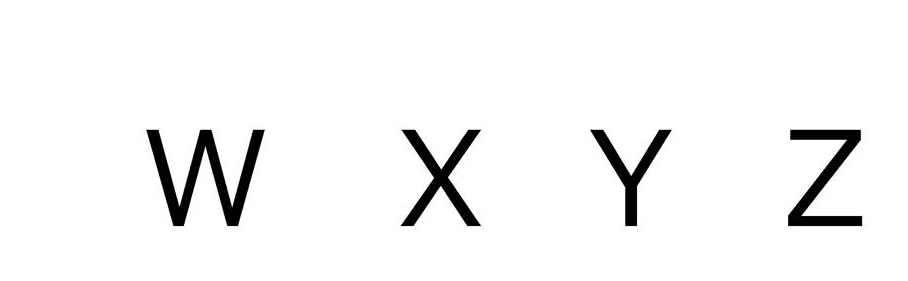
#> input picture optical-character-recognition/images/a.png, 908 x 281 px
$ python -i tools.py   (imports and definitions only)
#> lines starting #> are read from the running program, lines starting #| are printed output that depends on the picture; after the words box and inside, x2 and y2 are one past the last pixel; in counts of white or black regions, pixels touching at a corner belong together
import cv2
import numpy


dir = "C:\\wrk\\cnn\\"
emnist_path = "C:\\wrk\\cnn\\emnist\\"

emnist_labels = [48, 49, 50, 51, 52, 53, 54, 55, 56, 57, 65, 66, 67, 68, 69, 70, 71, 72, 73, 74, 75, 76, 77, 78,
                 79, 80, 81, 82, 83, 84, 85, 86, 87, 88, 89, 90, 97, 98,
                 99, 100, 101, 102, 103, 104, 105, 106, 107, 108, 109, 110, 111, 112, 113, 114, 115, 116, 117,
                 118, 119, 120, 121, 122]


def getLettersFromImg(imgFile, out_size):
#> called with imgFile = 'images/a.png', out_size = 'out.png'
    img = cv2.imread(imgFile)
#> img is the input picture: shape (281, 908, 3); min 0, max 255, mean 244.5
   # print(img.shape)
    gray = cv2.cvtColor(img, cv2.COLOR_BGR2GRAY)
    ret, thresh = cv2.threshold(gray, 0, 255, cv2.THRESH_BINARY)
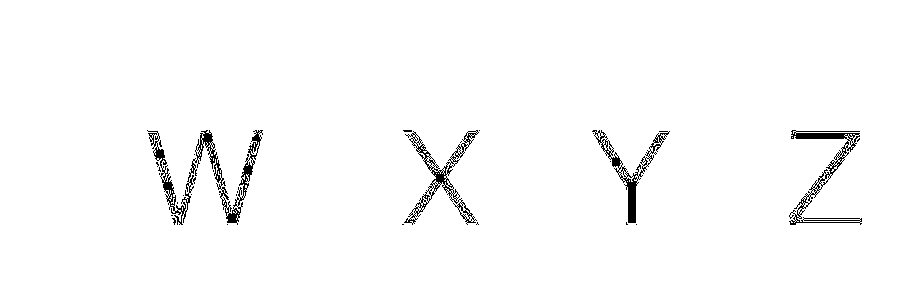
#> thresh: shape (281, 908); 97.9% white; black in thin lines or dots, all inside (x1, y1, x2, y2) = (147, 130, 862, 225)
    img_erode = cv2.erode(thresh, numpy.ones((3, 3), numpy.uint8), iterations=1)
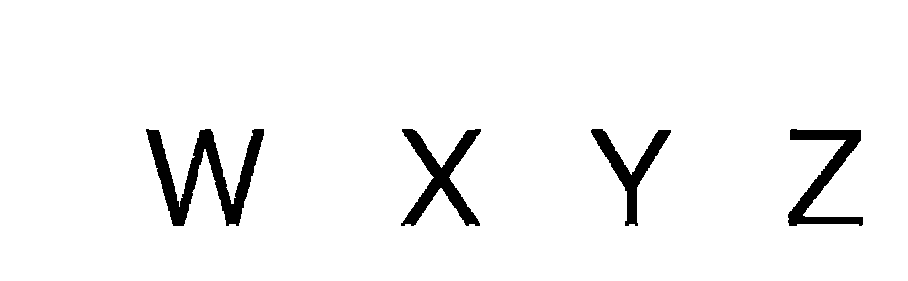
#> img_erode: shape (281, 908); 95.7% white; 4 black regions

    # Get contours
    contours, hierarchy = cv2.findContours(gray, cv2.RETR_TREE, cv2.CHAIN_APPROX_NONE)
#> contours = 711 contours, 632 with area under 20; largest, box (x1, y1, x2, y2) and area: (0, 0, 908, 281) 253960, (622, 171, 639, 224) 464, (790, 129, 861, 140) 453, (238, 160, 255, 197) 264, (161, 175, 177, 212) 256


    output = img.copy()

    letters = []
    for idx, contour in enumerate(contours):
        (x, y, w, h) = cv2.boundingRect(contour)
        #print("R", idx, x, y, w, h, cv2.contourArea(contour), hierarchy[0][idx])
        # hierarchy[i][0]: the index of the next contour of the same level
        # hierarchy[i][1]: the index of the previous contour of the same level
        # hierarchy[i][2]: the index of the first child
        # hierarchy[i][3]: the index of the parent
        if hierarchy[0][idx][3] == 0:
            cv2.rectangle(output, (x, y), (x + w, y + h), (70, 0, 0), 1)
            letter_crop = img[y:y + h, x:x + w]
            letters.append((x, cv2.resize(letter_crop, (out_size, out_size), interpolation=cv2.INTER_AREA)))
#> this loop made 2 passes
#> (contour, x, y, w, h) on pass 2: ([[635, 224], [636, 223], [637, 224], [636, 225]], 635, 223, 3, 3)
#> output: shape (281, 908, 3); under 0.01% of pixels changed, all inside (x1, y1, x2, y2) = (635, 223, 639, 227)
#> after the loop, letters = []

    #         print(letter_crop.shape)
    #         cv2.imshow("0", letter_crop)
    #         cv2.waitKey(0)
    #
    #         # Resize letter canvas to square
    #         size_max = max(w, h)
    #         letter_square = 255 * numpy.ones(shape=[size_max, size_max], dtype=numpy.uint8)
    #
    #         if w > h:
    #             # Enlarge image top-bottom
    #             # ------
    #             # ======
    #             # ------
    #             y_pos = size_max // 2 - h // 2
    #             letter_square[y_pos:y_pos + h, 0:w] = letter_crop
    #         elif w < h:
    #             # Enlarge image left-right
    #             # --||--
    #             x_pos = size_max // 2 - w // 2
    #             letter_square[0:h, x_pos:x_pos + w] = letter_crop
    #         else:
    #             letter_square = letter_crop
    #
    #         # Resize letter to 28x28 and add letter and its X-coordinate
    #         #letters.append((x, w, cv2.resize(letter_square, (out_size, out_size), interpolation=cv2.INTER_AREA)))
    #         letters.append(cv2.resize(letter_square, (out_size, out_size), interpolation=cv2.INTER_AREA))
    #
    #     # Sort array in place by X-coordinate
    letters.sort(key=lambda x: x[0], reverse=True)
    return reversed(letters)

def emnist_predict_img(model, img):
    img_arr = numpy.expand_dims(img, axis=0)
    img_arr = 1 - img_arr/255.0
    img_arr[0] = numpy.rot90(img_arr[0], 3)
    img_arr[0] = numpy.fliplr(img_arr[0])
    img_arr = img_arr.reshape((1, 64, 64, 1))

    result = model.predict_classes([img_arr])
    return chr(emnist_labels[result[0]])

def imgToStr(model, image_file: str):
    letters = getLettersFromImg(image_file)
    res = ""
    for i in range(len(letters)):
        dn = letters[i+1][0] - letters[i][0] - letters[i][1] if i < len(letters) - 1 else 0
        res += emnist_predict_img(model, letters[i][2])
        if (dn > letters[i][1]/4):
            res += ' '
    return res

# [5 lines of commented-out code are left out]

#> (the run stopped early here; a loop or call above may not have finished)

$ run again, on optical-character-recognition/images/img.png
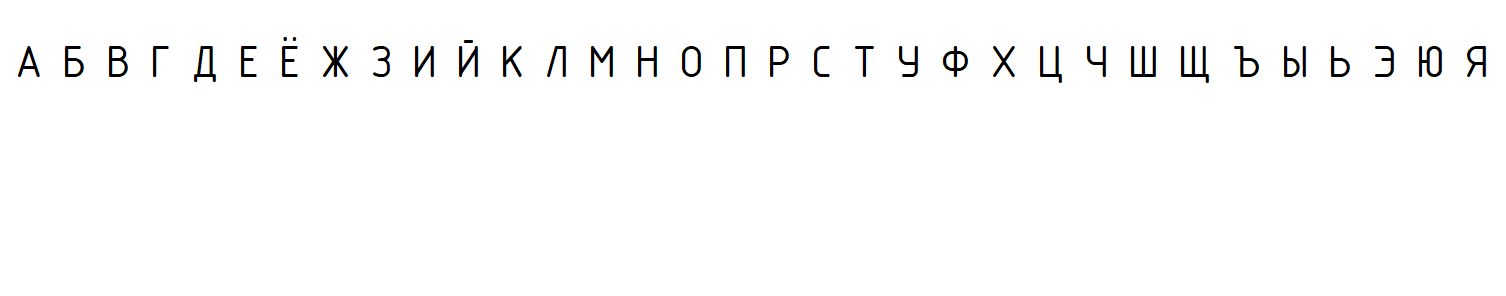
#> input picture optical-character-recognition/images/img.png, 1506 x 296 px
#> in getLettersFromImg, img is the input picture: shape (296, 1506, 3); mean B, G, R 250.6, 250.6, 250.6
#> in getLettersFromImg, `ret, thresh = cv2.threshold(gray, 0, 255, cv2.THRESH_BINARY)`:
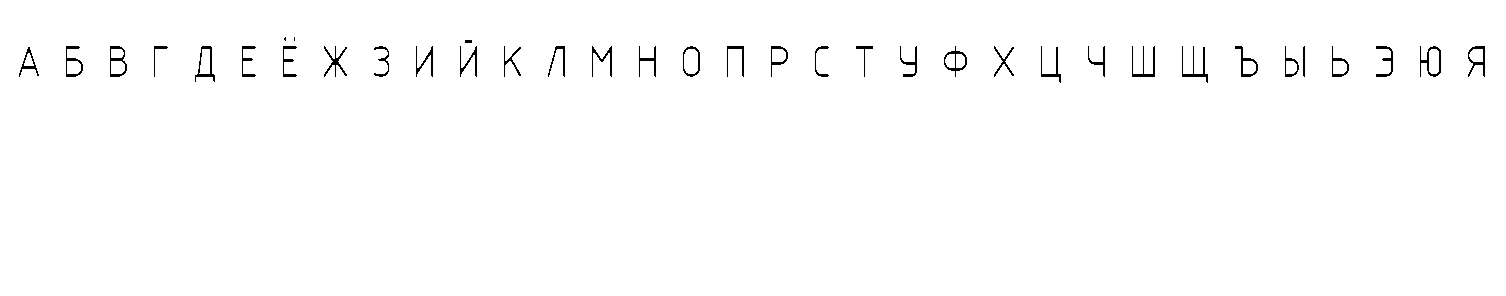
#> thresh: shape (296, 1506); 98.9% white; black in thin lines or dots, all inside (x1, y1, x2, y2) = (19, 37, 1485, 83)
#> img_erode: shape (296, 1506); 97.6% white; 37 black regions (1 under 20 px)
#> contours = 52 contours, 2 with area under 20; largest, box (x1, y1, x2, y2) and area: (0, 0, 1506, 296) 443975, (1419, 45, 1442, 78) 502, (109, 45, 128, 78) 498, (682, 45, 701, 78) 491, (194, 45, 216, 83) 470
#> the loop in getLettersFromImg, `for idx, contour in enumerate(contours):` made 2 passes
#> (x, y, w, h) on passes 1 to 2: (0, 0, 1506, 296), (18, 46, 22, 32)
#> pass 2, in getLettersFromImg, `letter_crop = img[y:y + h, x:x + w]`:
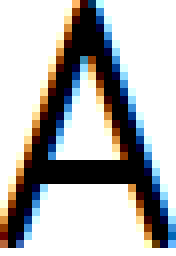
#> letter_crop: shape (32, 22, 3) (shown 8 times larger); mean B, G, R 177.5, 177.3, 177.3
#> after the loop in getLettersFromImg, `for idx, contour in enumerate(contours):`: letters = []
